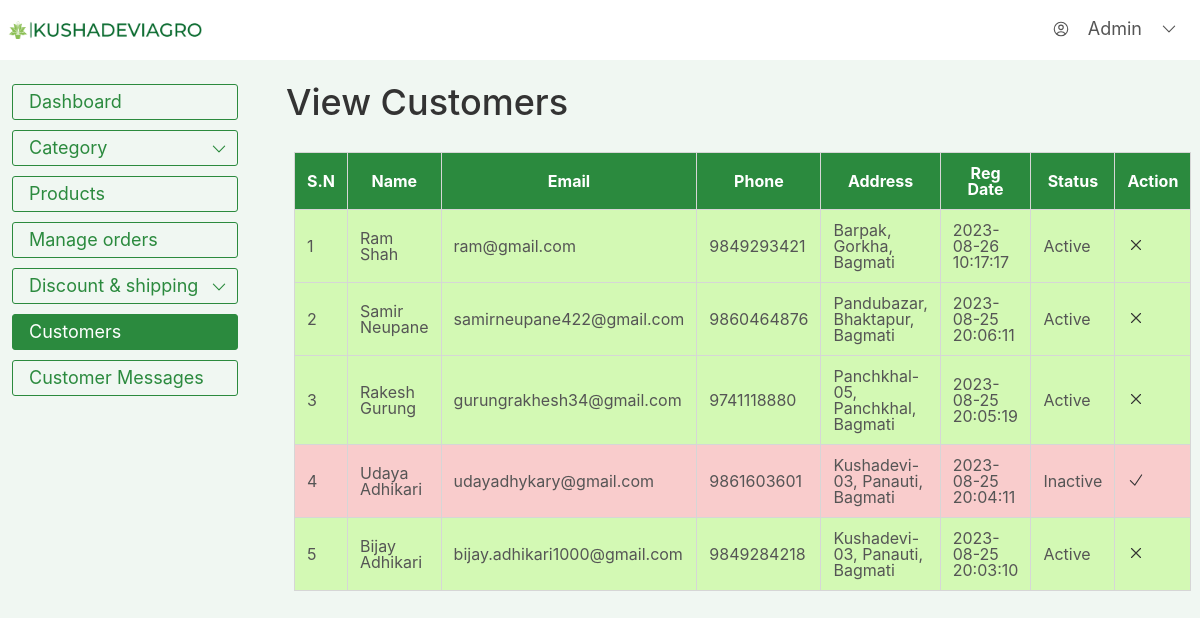
/admin/customers.php (signed in), run on the app's committed database.
### tables this page shows
CREATE TABLE `t_customer` (
  `cust_id` int NOT NULL,
  `cust_fname` varchar(255) NOT NULL,
  `cust_lname` varchar(255) NOT NULL,
  `cust_email` varchar(255) NOT NULL,
  `cust_password` varchar(255) NOT NULL,
  `cust_phone` varchar(50) NOT NULL,
  `cust_address` text NOT NULL,
  `cust_city` varchar(50) NOT NULL,
  `cust_state` varchar(50) NOT NULL,
  `cust_datetime` datetime NOT NULL,
  `cust_status` int NOT NULL DEFAULT '0'
);

### admin/customers.php (the view, shortened to what this page needs)
<?php require_once("header.php"); ?>
<section class="generic-section">
  <div class="grid-gap-sm grid-2-cols-unequal-big">
    <?php require_once("admin-sidebar.php"); ?>
    <div class="generic-container">
      <div class="section-head margin-bottom-sm">
        <h2 class="section-title">View Customers</h2>
      </div>
      <div class="table-container">
        <table>
          <thead>
            <tr>
              <th style="width: 1rem;">S.N</th>
              <th style="width: 12rem;">Name</th>
              <th style="width: 32rem;">Email</th>
              <th style="width: 12rem;">Phone</th>
              <th style="width: 32rem;">Address</th>
              <th style="width: 18rem;">Reg Date</th>
              <th style="width: 12rem;">Status</th>
              <th style="width: 12rem;">Action</th>
            </tr>
          </thead>
          <tbody>
            <?php
            $query = "select * from t_customer order by cust_datetime desc";
            $result = mysqli_query($conn, $query);
            $i = 0;
            foreach ($result as $customer) {
            ?>
              <tr style="background-color:<?php echo ($customer['cust_status'] != 1) ? "#f9cccc" : "#d3f9b4"; ?>">
                <td><?php echo ++$i; ?></td>
                <td><?php echo $customer['cust_fname'] . " " . $customer['cust_lname']; ?></td>
                <td><?php echo $customer['cust_email'] ?></td>
                <td><?php echo $customer['cust_phone'] ?></td>
                <td><?php echo $customer['cust_address'] . ", " . $customer['cust_city'] . ", " . $customer['cust_state']; ?></td>
                <td><?php echo $customer['cust_datetime'] ?></td>
                <td><?php echo ($customer['cust_status'] == 1) ? "Active" : "Inactive" ?></td>
                <td>
                  <?php if ($customer['cust_status'] == 1) { ?>
                    <a href="?deactivate=<?php echo $customer['cust_id']; ?>" onclick="return confirm('Do you really want to deactivate this account?')">
                      <svg xmlns="http://www.w3.org/2000/svg" fill="none" viewBox="0 0 24 24" stroke-width="1.5" stroke="currentColor" class="action-icon icon">
                        <path stroke-linecap="round" stroke-linejoin="round" d="M6 18L18 6M6 6l12 12" />
                      </svg>
                    </a>
                  <?php } else { ?>
                    <a href="?activate=<?php echo $customer['cust_id']; ?>" onclick="return confirm('Do you really want to activate this account?')">
                      <svg xmlns="http://www.w3.org/2000/svg" fill="none" viewBox="0 0 24 24" stroke-width="1.5" stroke="currentColor" class="action-icon icon">
                        <path stroke-linecap="round" stroke-linejoin="round" d="M4.5 12.75l6 6 9-13.5" />
                      </svg>
                    </a>
                  <?php } ?>
                </td>
              </tr>
            <?php } ?>
          </tbody>
        </table>
      </div>
    </div>
  </div>
</section>
<?php require_once("barebone-footer.php") ?>

### css/common.css (style rules this page uses)
* { margin: 0; padding: 0; box-sizing: border-box; }
html { font-size: 62.5%; scroll-behavior: smooth; scroll-padding-top: 6.2rem; }
body { font-family: "inter", sans-serif; line-height: 1; font-weight: 400; color: #555; }
.grid-gap-sm { display: grid; gap: 2.4rem; }
.grid-2-cols-unequal-big { grid-template-columns: 250px 1fr; }
a { text-decoration: none; }
.icon { color: #333; transition: all 0.3s; }
.margin-bottom-sm { margin-bottom: 1.6rem !important; }

### admin/css/style.css (style rules this page uses)
.table-container { padding: 0 0.8rem; height: 80vh; overflow-y: auto; position: relative; }
thead { position: sticky; top: 0; background: #2b8a3e; color: #fff; }
tr, th, td { border: 1px solid #d6d6d6; font-size: 1.6rem; padding: 1.2rem; }
table { border-collapse: collapse; }
.action-icon { width: 1.8rem; height: 1.8rem; }
.section-title { font-size: 3.6rem; font-weight: 500; color: #333; margin-bottom: 1.6rem; }
.generic-section { padding: 1.2rem 0; background-color: #f0f7f2; }
.generic-container { padding: 1.2rem; }
.section-head { display: flex; justify-content: space-between; align-items: center; }

### data on the page
t_customer: cust_fname "Ram", cust_lname "Shah", cust_email "ram@gmail.com", cust_phone "9849293421", cust_address "Barpak", cust_city "Gorkha", cust_state "Bagmati", cust_datetime "2023-08-26 10:17:17", cust_status "Active"
t_customer: cust_fname "Samir", cust_lname "Neupane", cust_email "samirneupane422@gmail.com", cust_phone "9860464876", cust_address "Pandubazar", cust_city "Bhaktapur", cust_state "Bagmati", cust_datetime "2023-08-25 20:06:11", cust_status "Active"
t_customer: cust_fname "Rakesh", cust_lname "Gurung", cust_email "gurungrakhesh34@gmail.com", cust_phone "9741118880", cust_address "Panchkhal-05", cust_city "Panchkhal", cust_state "Bagmati", cust_datetime "2023-08-25 20:05:19", cust_status "Active"
t_customer: cust_fname "Udaya", cust_lname "Adhikari", cust_email "udayadhykary@gmail.com", cust_phone "9861603601", cust_address "Kushadevi-03", cust_city "Panauti", cust_state "Bagmati", cust_datetime "2023-08-25 20:04:11", cust_status "Inactive"
t_customer: cust_fname "Bijay", cust_lname "Adhikari", cust_email "bijay.adhikari1000@gmail.com", cust_phone "9849284218", cust_address "Kushadevi-03", cust_city "Panauti", cust_state "Bagmati", cust_datetime "2023-08-25 20:03:10", cust_status "Active"
